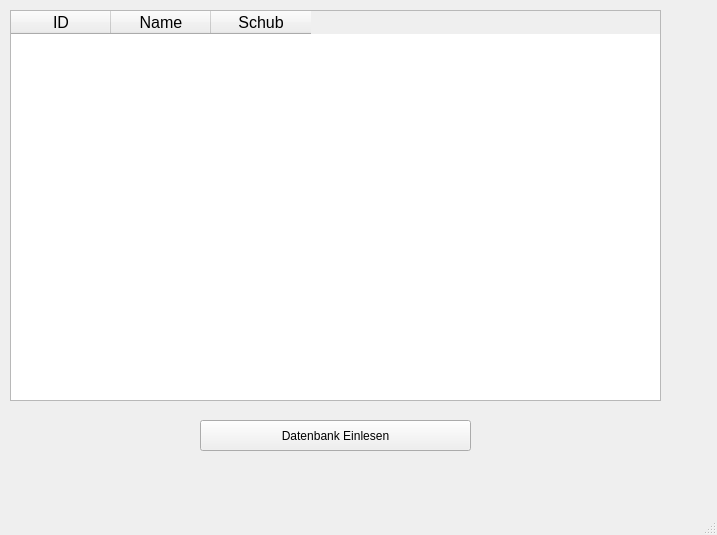
<?xml version="1.0" encoding="UTF-8"?>
<ui version="4.0">
 <class>MainWindow</class>
 <widget class="QMainWindow" name="MainWindow">
  <property name="geometry">
   <rect>
    <x>0</x>
    <y>0</y>
    <width>717</width>
    <height>535</height>
   </rect>
  </property>
  <property name="windowTitle">
   <string>MainWindow</string>
  </property>
  <widget class="QWidget" name="centralwidget">
   <widget class="QTableWidget" name="tableWidget">
    <property name="geometry">
     <rect>
      <x>10</x>
      <y>10</y>
      <width>651</width>
      <height>391</height>
     </rect>
    </property>
    <property name="editTriggers">
     <set>QAbstractItemView::NoEditTriggers</set>
    </property>
    <property name="selectionMode">
     <enum>QAbstractItemView::SingleSelection</enum>
    </property>
    <property name="selectionBehavior">
     <enum>QAbstractItemView::SelectRows</enum>
    </property>
    <column>
     <property name="text">
      <string>ID</string>
     </property>
     <property name="font">
      <font>
       <pointsize>12</pointsize>
      </font>
     </property>
    </column>
    <column>
     <property name="text">
      <string>Name</string>
     </property>
     <property name="font">
      <font>
       <pointsize>12</pointsize>
      </font>
     </property>
    </column>
    <column>
     <property name="text">
      <string>Schub</string>
     </property>
     <property name="font">
      <font>
       <pointsize>12</pointsize>
      </font>
     </property>
    </column>
   </widget>
   <widget class="QPushButton" name="pushButton">
    <property name="geometry">
     <rect>
      <x>200</x>
      <y>420</y>
      <width>271</width>
      <height>31</height>
     </rect>
    </property>
    <property name="text">
     <string>Datenbank Einlesen</string>
    </property>
   </widget>
  </widget>
  <widget class="QMenuBar" name="menubar">
   <property name="geometry">
    <rect>
     <x>0</x>
     <y>0</y>
     <width>717</width>
     <height>17</height>
    </rect>
   </property>
  </widget>
  <widget class="QStatusBar" name="statusbar"/>
 </widget>
 <resources/>
 <connections/>
</ui>
